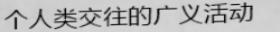
#> input picture data/20436218_1024524228.jpg, 280 x 32 px, given as the content of the folder ./data/0, which was not available
$ python gen_data.py
#> lines starting #> are read from the running program, lines starting #| are printed output that depends on the picture; pictures that were not available may be replaced by others from this repository, and a replacement may not be noted
# -*- coding: utf-8 -*-
import argparse
import os
import glob
from PIL import Image
import matplotlib.pyplot as plt
import random
from tqdm import tqdm


parser = argparse.ArgumentParser(description='gen data')
parser.add_argument('--image_root', default='./data/', type=str, help='image root dir')


if __name__ == "__main__":
    opt = parser.parse_args()
    angle0_image_root = os.path.join(opt.image_root, '0')
    angle90_image_root = os.path.join(opt.image_root, '90')
    angle180_image_root = os.path.join(opt.image_root, '180')
    angle270_image_root = os.path.join(opt.image_root, '270')

    angle0_images = glob.glob(os.path.join(angle0_image_root, '*.jpg'))
    num_images = len(angle0_images)
    for i, angle0_image_name in tqdm(enumerate(angle0_images), total=len(angle0_images), desc='test model'):
    # for angle0_image_name in angle0_images:
        angle0_image = Image.open(angle0_image_name)
#> angle0_image is the input picture: PIL image 280x32 RGB; min 0, max 227, mean 183.3
        angle90_image = angle0_image.transpose(Image.ROTATE_270)
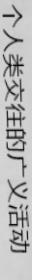
#> angle90_image: PIL image 32x280 RGB; min 0, max 227, mean 183.3
        angle180_image = angle0_image.transpose(Image.ROTATE_180)
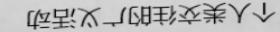
#> angle180_image: PIL image 280x32 RGB; min 0, max 227, mean 183.3
        angle270_image = angle0_image.transpose(Image.ROTATE_90)
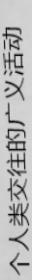
#> angle270_image: PIL image 32x280 RGB; min 0, max 227, mean 183.3
        new_image_name = str(random.randint(0, 1000*num_images)) + '.jpg'
        angle90_image.save(os.path.join(angle90_image_root, new_image_name))
        angle180_image.save(os.path.join(angle180_image_root, new_image_name))
        angle270_image.save(os.path.join(angle270_image_root, new_image_name))

        # [10 lines of commented-out code are left out]

$ run again, on data/tx4.jpg
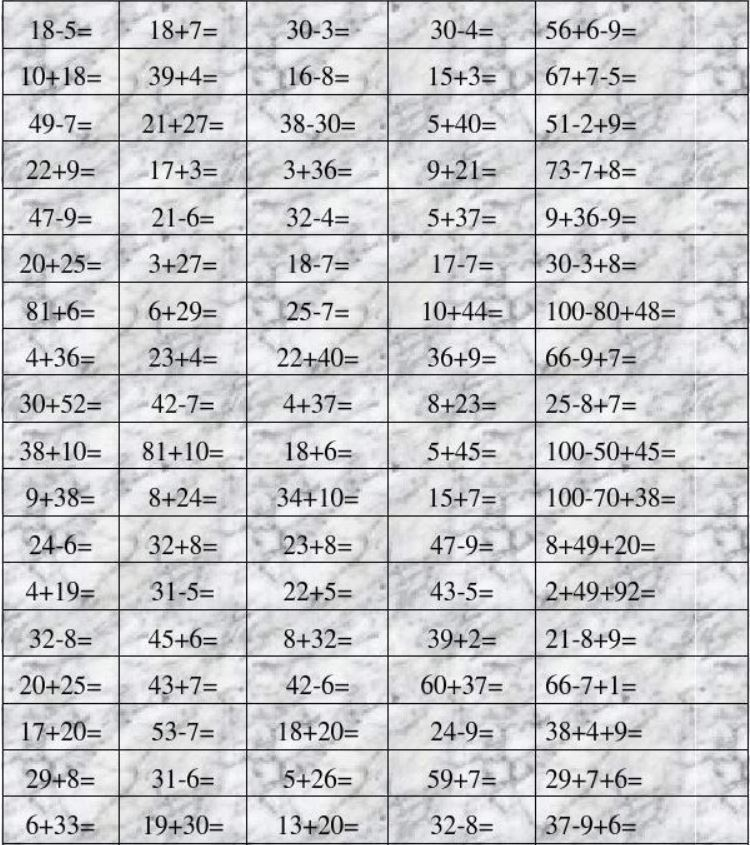
#> input picture data/tx4.jpg, 750 x 845 px, given as the content of the folder ./data/0, which was not available
#> angle0_image is the input picture: PIL image 750x845 RGB; mean R, G, B 202.1, 202.3, 205.3
#> `angle180_image = angle0_image.transpose(Image.ROTATE_180)`:
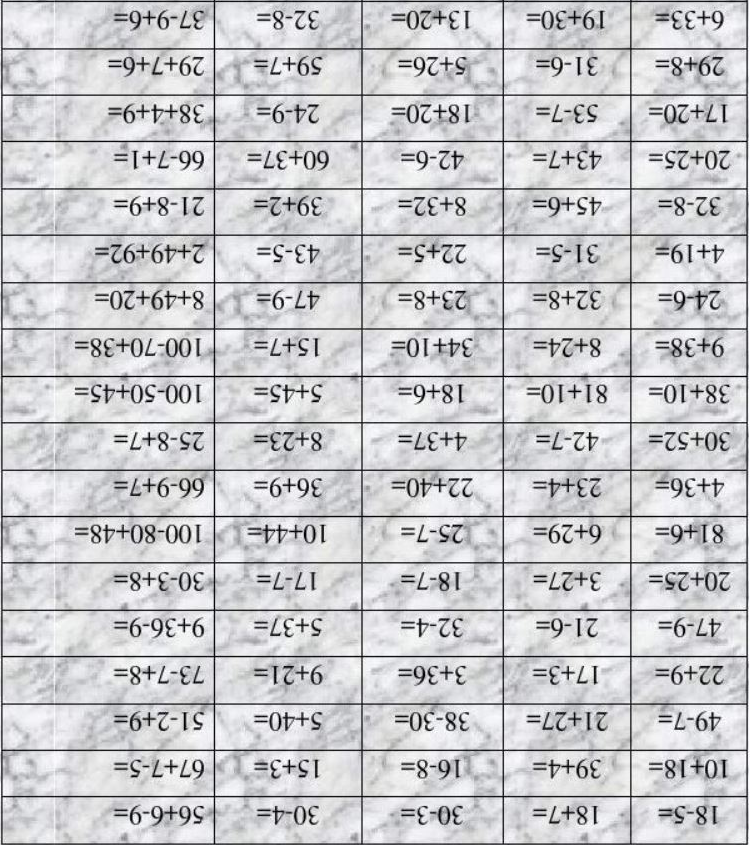
#> angle180_image: PIL image 750x845 RGB; mean R, G, B 202.1, 202.3, 205.3
#> `angle270_image = angle0_image.transpose(Image.ROTATE_90)`:
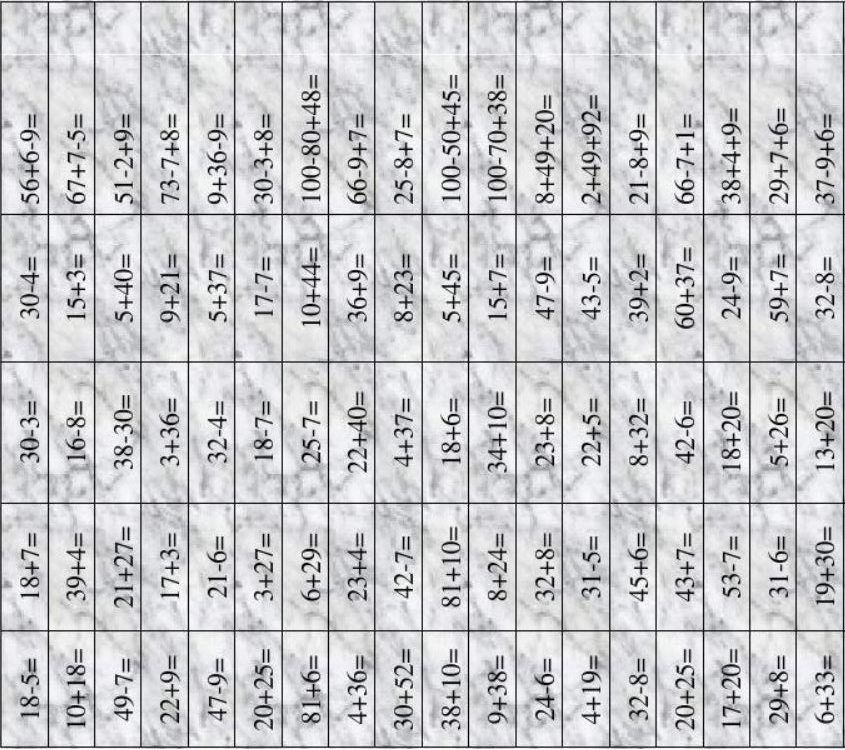
#> angle270_image: PIL image 845x750 RGB; mean R, G, B 202.1, 202.3, 205.3
